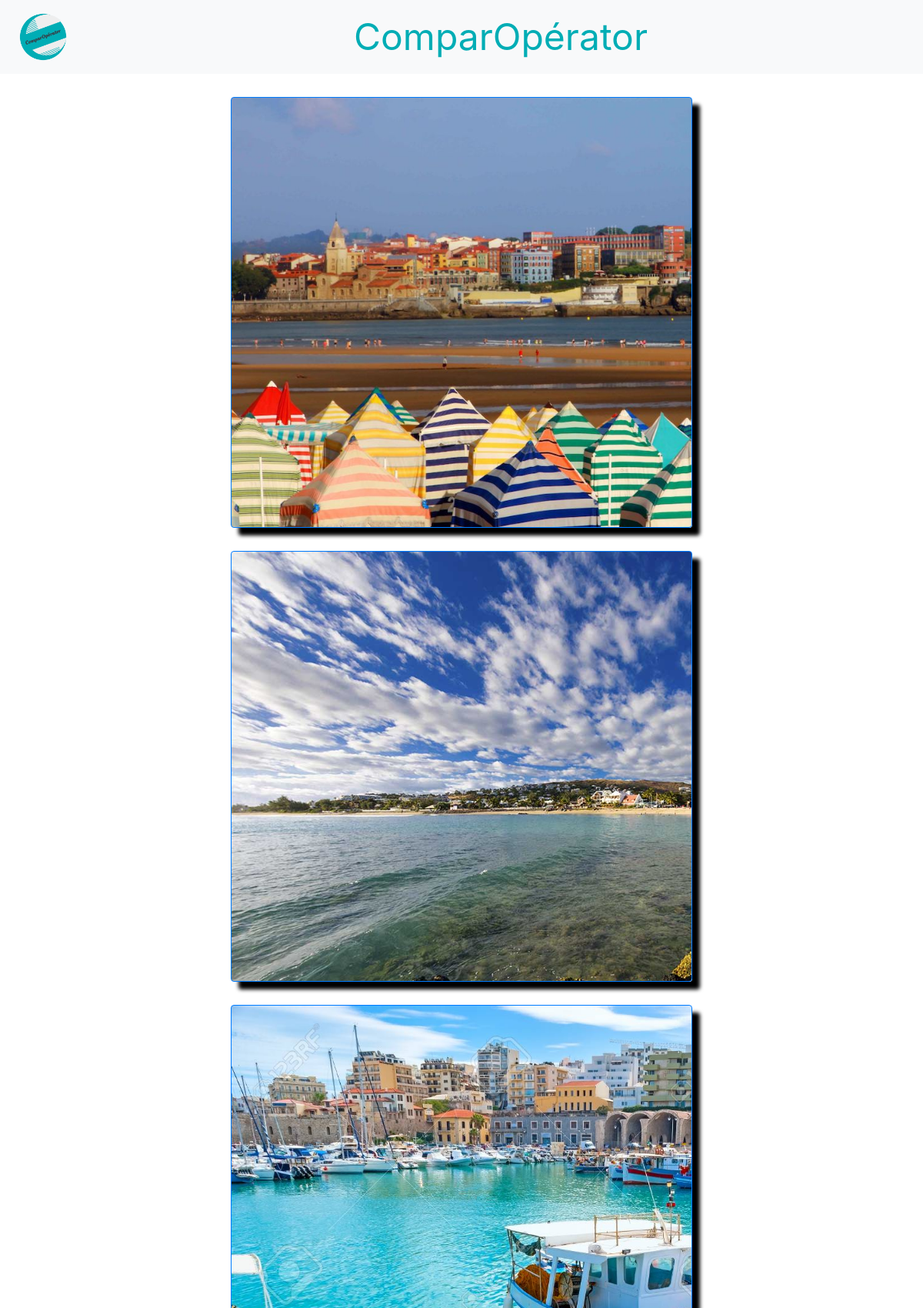
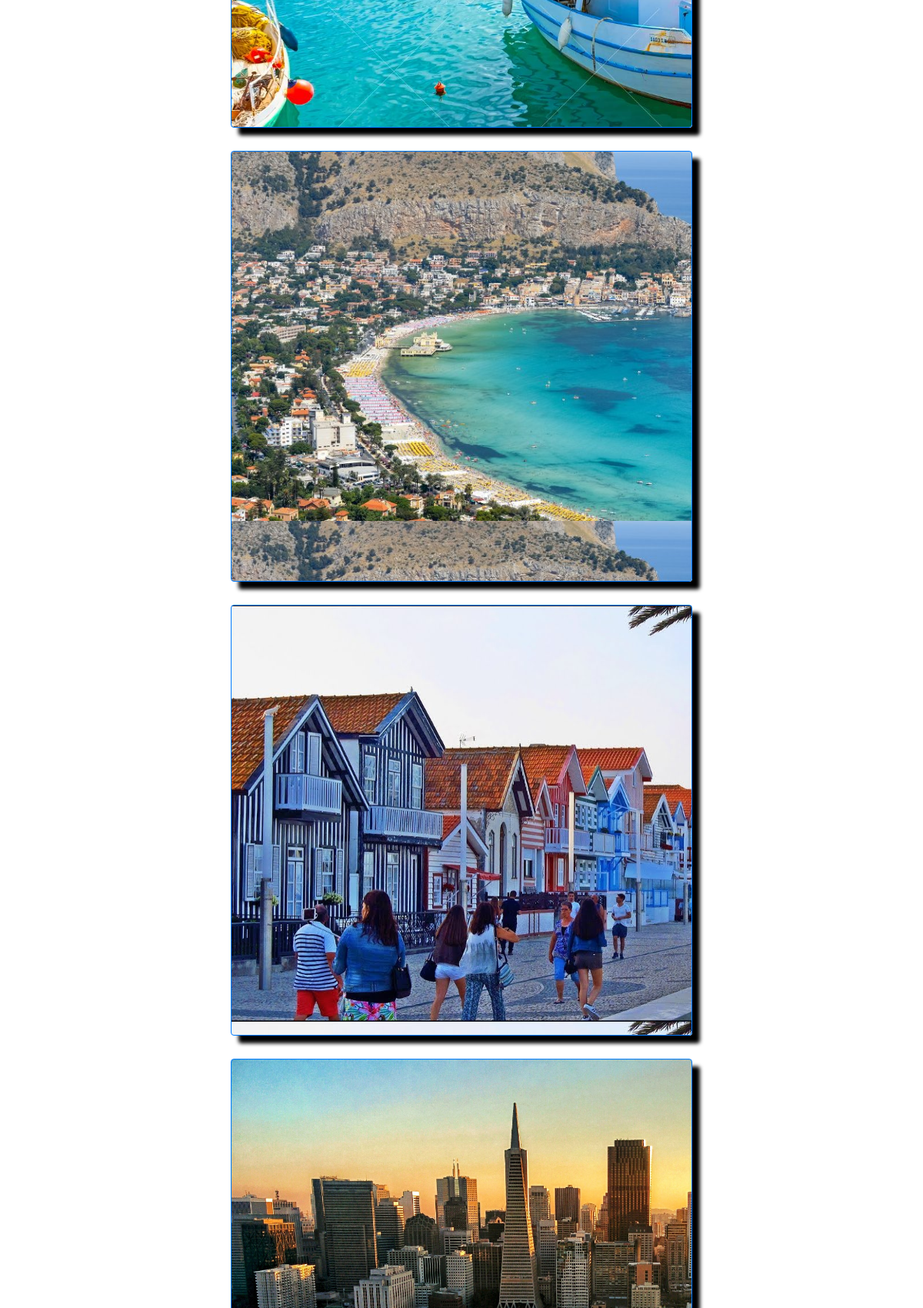
Page /pages/home.php (upper part) on the committed database (2 pictures, top to bottom).
### tables this page shows
CREATE TABLE `destinations` (
  `id` int(10) NOT NULL,
  `location` varchar(150) NOT NULL,
  `price` int(10) NOT NULL,
  `id_tour_operator` int(10) NOT NULL,
  `ville` varchar(255) NOT NULL,
  `pathImg` varchar(255) NOT NULL
);

### assets/objects/Manager.php (called while the page is built, shortened)
<?php
$PATH = $_SERVER['DOCUMENT_ROOT'];
include $PATH . "/assets/bdd/connexion.php";
class Manager
{
    private $bdd;
    public function __construct(PDO $bdd)
    {
        $this->bdd = $bdd;
    }
    public function getAllDestination()
    {
        $selectDestDi = $this->bdd->query('SELECT * FROM destinations WHERE id_tour_operator = 9999');
        $selectDestDo = $selectDestDi->fetchAll();
        return $selectDestDo;
    }
}
$manager = new Manager($bdd);

### pages/home.php (the view, shortened to what this page needs)
<?php
include "../assets/objects/Manager.php";
?>
<!DOCTYPE html>
<html lang="fr">
<head>
    <link rel="stylesheet" href="https://stackpath.bootstrapcdn.com/bootstrap/4.3.1/css/bootstrap.min.css">
    <link rel="stylesheet" href="../assets/css/respons.css">
</head>
<body>
    <?php
    include "../partials/navbar.php";
    ?>
    <?php
    foreach ($manager->getAllDestination() as $Destination) {
        echo '
            <style>
@media screen and (max-width: 1040px) {
    .hover' . $Destination['id'] . '{
        background:url("' . $Destination['pathImg'] . '");
        background-size:100vw;
        margin-top:30px;
        width:50vw;
        height:70vh;
    }
    .hover_info{
        background-color: rgba(0, 255, 179, 0.568)
        opacity:1;
        width:50vw;
        height:70vh;
        transition:400ms all linear;
    }
}
.hover' . $Destination['id'] . '{
    background:url("' . $Destination['pathImg'] . '");
    background-size:80vw;
    margin-top:30px;
    width:50vw;
    height:70vh;
    transition:400ms all linear;
}
.hover' . $Destination['id'] . ':hover{
    background:url("' . $Destination['pathImg'] . '");
    background-size:70vw;
    width:50vw;
    height:70vh !important;
    font-size:5vw;
}
.hover_info{
    opacity:0;
    width:50vw;
    height:70vh;
    transition:400ms all linear;
}
.hover' . $Destination['id'] . ':hover .hover_info{
    opacity:1;
    background-color: rgba(255, 255, 255, 0.568);
    width:50vw;
    height:70vh;
}
            </style>
            <a href="affiche_TO.php?ville=' . $Destination['ville'] . '">
            <div class="card border-primary text-center hover' . $Destination['id'] . '" >
            <div class="hover_info " >
            <h5 class="card-title2 ">' . $Destination['ville'] . '
            </h5>
            </h5>
            <h5 class="card-title2 ">' . $Destination['location'] . '
            </h5>
            <div class="containt-hr">
            <div class="hr_card"></div>
            <div class="hr_card-collum"></div>
            <p class="card-text1 price "><small class="text-darkss">A PARTIR DE : ' . $Destination['price'] . ' € </small></p>
            <div class="hr_card-collum-2"></div>
            <div class="hr_card"></div>
            </div>
            </div>
            </div>
            </a>
            ';
    }
    include "../partials/footer.php";
    ?>
</body>
</html>

### assets/css/respons.css (style rules this page uses)
body { width: 100vw; height: 100vh; overflow-x: hidden; margin: 0; padding: 0; background: url('https://cdn.discordapp.com/attachments/583273517164920849/585734575813034014/fond.jpg'); background-size: cover; background-attachment: fixed; position: relative; background-repeat: no-repeat; }
a { text-decoration: none; color: black; }
.card { box-shadow: black 10px 10px 5px; margin-top: 50px; margin: auto; float: none; margin-bottom: 25px; position: relative; width: 50%; height: 1200px; overflow: hidden; background-color: whitesmoke; }

### rows in the picture
destinations: shows a picture
destinations: shows a picture
destinations: shows a picture
destinations: shows a picture
destinations: shows a picture
destinations: shows a picture
